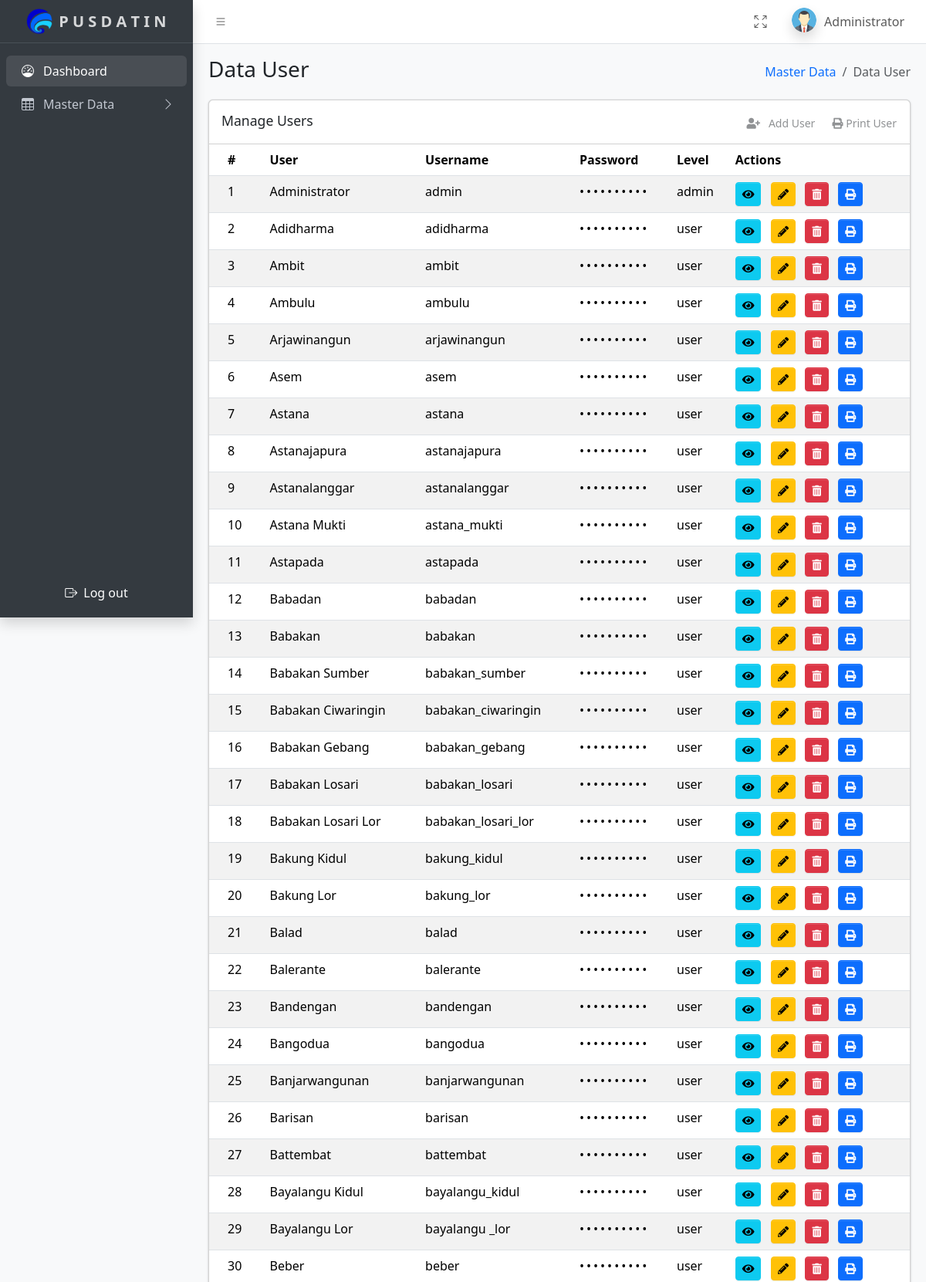
/dist/pages/tables/user.php (signed in, upper part), run on the app's committed database.
### tables this page shows
CREATE TABLE `users` (
  `id` int(11) NOT NULL,
  `name` varchar(50) NOT NULL,
  `username` varchar(100) NOT NULL,
  `password` varchar(255) NOT NULL,
  `level` enum('admin','user') NOT NULL
);

### dist/pages/tables/user.php (the view, shortened to what this page needs)
<?php
include_once('../../config/conn.php');
$perPage = 100;
$page = isset($_GET['page']) ? (int)$_GET['page'] : 1;
$offset = ($page - 1) * $perPage;
$query = "SELECT * FROM users LIMIT $perPage OFFSET $offset";
$result = $conn->query($query);
if ($result->num_rows > 0) {
    $users = [];
    while ($row = $result->fetch_assoc()) {
        $users[] = $row;
    }
} else {
    $users = [];
}
?>
<!DOCTYPE html>
<html lang="en">
<head>
    <link rel="stylesheet" href="https://cdn.jsdelivr.net/npm/@fontsource/source-sans-3@5.0.12/index.css">
    <link rel="stylesheet" href="https://cdn.jsdelivr.net/npm/overlayscrollbars@2.3.0/styles/overlayscrollbars.min.css">
    <link rel="stylesheet" href="https://cdn.jsdelivr.net/npm/bootstrap-icons@1.11.0/font/bootstrap-icons.min.css">
    <link rel="stylesheet" href="../../../dist/css/adminlte.css">
    <link rel="stylesheet" href="../../plugins/fontawesome-free/css/all.min.css">
    <link rel="stylesheet" href="../../plugins/daterangepicker/daterangepicker.css">
    <link rel="stylesheet" href="../../plugins/icheck-bootstrap/icheck-bootstrap.min.css">
    <link rel="stylesheet" href="../../plugins/bootstrap-colorpicker/css/bootstrap-colorpicker.min.css">
    <link rel="stylesheet" href="../../plugins/tempusdominus-bootstrap-4/css/tempusdominus-bootstrap-4.min.css">
    <link rel="stylesheet" href="../../plugins/select2/css/select2.min.css">
    <link rel="stylesheet" href="../../plugins/select2-bootstrap4-theme/select2-bootstrap4.min.css">
    <link rel="stylesheet" href="../../plugins/bootstrap4-duallistbox/bootstrap-duallistbox.min.css">
    <link rel="stylesheet" href="../../plugins/bs-stepper/css/bs-stepper.min.css">
    <link rel="stylesheet" href="../../plugins/dropzone/min/dropzone.min.css">
    <link rel="stylesheet" href="https://cdnjs.cloudflare.com/ajax/libs/animate.css/4.1.1/animate.min.css">
</head>
<body class="layout-fixed sidebar-expand-lg bg-body-tertiary">
    <div class="app-wrapper">
        <?php include('../../components/navbar.php'); ?>
        <?php include('../../components/sidebar.php'); ?>
        <main class="app-main">
            <div class="app-content-header">
                <div class="container-fluid">
                    <div class="row">
                        <div class="col-sm-6">
                            <h3 class="mb-0">Data User</h3>
                        </div>
                        <div class="col-sm-6">
                            <ol class="breadcrumb float-sm-end">
                                <li class="breadcrumb-item"><a href="#">Master Data</a></li>
                                <li class="breadcrumb-item active" aria-current="page">
                                    Data User
                                </li>
                            </ol>
                        </div>
                    </div>
                </div>
            </div>
            <div class="app-content">
                <div class="container-fluid">
                    <div class="card">
                        <div class="card-header">
                            <h3 class="card-title">Manage Users</h3>
                            <div class="card-tools">
                                <button type="button" class="btn btn-tool" data-card-widget="collapse" title="Collapse" data-bs-toggle="modal" data-bs-target="#addUserModal">
                                    <i class="fas fa-user-plus"></i> &nbsp; Add User
                                </button>
                                <button type="button" class="btn btn-tool" data-bs-toggle="modal" data-bs-target="#printAllModal">
                                    <i class="fas fa-print"></i> Print User
                                </button>
                            </div>
                        </div>
                        <div class="card-body p-0" style="overflow-x: auto;">
                            <table class="table table-striped" style="table-layout: auto; width: 100%;">
                                <thead>
                                    <tr style="white-space: nowrap;">
                                        <th>
                                            #
                                        </th>
                                        <th>
                                            User
                                        </th>
                                        <th>
                                            Username
                                        </th>
                                        <th>
                                            Password
                                        </th>
                                        <th>
                                            Level
                                        </th>
                                        <th>
                                            Actions
                                        </th>
                                    </tr>
                                </thead>
                                <tbody>
                                    <?php if (!empty($users)): ?>
                                        <?php foreach ($users as $index => $user): ?>
                                            <tr>
                                                <td><?= $index + 1 ?></td>
                                                <td><?= htmlspecialchars($user['name']) ?></td>
                                                <td><?= htmlspecialchars($user['username']) ?></td>
                                                <td>
                                                    <span style="letter-spacing: 3px;">
                                                        <?= str_repeat('•', min(strlen($user['password']), 10)) ?>
                                                    </span>
                                                </td>
                                                <td><?= htmlspecialchars($user['level']) ?></td>
                                                <td>
                                                    <a class="btn btn-info btn-sm" href="#" data-bs-toggle="modal" data-bs-target="#viewUserModal"
                                                        onclick="viewUser('<?= htmlspecialchars($user['name']) ?>', '<?= htmlspecialchars($user['username']) ?>', '<?= htmlspecialchars($user['password']) ?>', '<?= htmlspecialchars($user['level']) ?>')">
                                                        <i class="fas fa-eye"></i>
                                                    </a>
                                                    <a class="btn btn-warning btn-sm" href="#" data-bs-toggle="modal" data-bs-target="#editUserModal"
                                                        onclick="editUser(<?= $user['id'] ?>, '<?= htmlspecialchars($user['name']) ?>', '<?= htmlspecialchars($user['username']) ?>', '<?= htmlspecialchars($user['password']) ?>', '<?= htmlspecialchars($user['level']) ?>')">
                                                        <i class="fas fa-pencil-alt"></i>
                                                    </a>
                                                    <a class="btn btn-danger btn-sm" href="#" data-bs-toggle="modal" data-bs-target="#deleteUserModal"
                                                        onclick="setDeleteUserId(<?= $user['id'] ?>)">
                                                        <i class="fas fa-trash-alt"></i>
                                                    </a>
                                                    <button class="btn btn-primary btn-sm" data-bs-toggle="modal" data-bs-target="#printUserModal"
                                                        onclick="loadUserData('<?= htmlspecialchars($user['name']) ?>', '<?= htmlspecialchars($user['username']) ?>', '<?= htmlspecialchars($user['password']) ?>', '<?= htmlspecialchars($user['level']) ?>')">
                                                        <i class="fas fa-print"></i>
                                                    </button>
                                                </td>
                                            </tr>
                                        <?php endforeach; ?>
                                    <?php else: ?>
                                        tr>
                                        <td colspan="5" class="text-center">Tidak ada data</td>
                                        </tr>
                                    <?php endif; ?>
                                </tbody>
                            </table>
                        </div>
                    </div>
                </div>
            </div>
        </main>
    </div>
    <link href="https://cdn.jsdelivr.net/npm/select2@4.1.0/dist/css/select2.min.css" rel="stylesheet" />
    <link href="https://cdn.jsdelivr.net/npm/@ttskch/select2-bootstrap4-theme@1.5.2/dist/select2-bootstrap4.min.css" rel="stylesheet" />
</body>
</html>

### data on the page
users: name "Administrator", username "admin", password "••••••••••", level "admin"
users: name "Adidharma", username "adidharma", password "••••••••••", level "user"
users: name "Ambit", username "ambit", password "••••••••••", level "user"
users: name "Ambulu", username "ambulu", password "••••••••••", level "user"
users: name "Arjawinangun", username "arjawinangun", password "••••••••••", level "user"
users: name "Asem", username "asem", password "••••••••••", level "user"
users: name "Astana", username "astana", password "••••••••••", level "user"
users: name "Astanajapura", username "astanajapura", password "••••••••••", level "user"
users: name "Astanalanggar", username "astanalanggar", password "••••••••••", level "user"
users: name "Astana Mukti", username "astana_mukti", password "••••••••••", level "user"
users: name "Astapada", username "astapada", password "••••••••••", level "user"
users: name "Babadan", username "babadan", password "••••••••••", level "user"
users: name "Babakan", username "babakan", password "••••••••••", level "user"
users: name "Babakan Sumber", username "babakan_sumber", password "••••••••••", level "user"
users: name "Babakan Ciwaringin", username "babakan_ciwaringin", password "••••••••••", level "user"
users: name "Babakan Gebang", username "babakan_gebang", password "••••••••••", level "user"
users: name "Babakan Losari", username "babakan_losari", password "••••••••••", level "user"
users: name "Babakan Losari Lor", username "babakan_losari_lor", password "••••••••••", level "user"
users: name "Bakung Kidul", username "bakung_kidul", password "••••••••••", level "user"
users: name "Bakung Lor", username "bakung_lor", password "••••••••••", level "user"
users: name "Balad", username "balad", password "••••••••••", level "user"
users: name "Balerante", username "balerante", password "••••••••••", level "user"
users: name "Bandengan", username "bandengan", password "••••••••••", level "user"
users: name "Bangodua", username "bangodua", password "••••••••••", level "user"
users: name "Banjarwangunan", username "banjarwangunan", password "••••••••••", level "user"
users: name "Barisan", username "barisan", password "••••••••••", level "user"
users: name "Battembat", username "battembat", password "••••••••••", level "user"
users: name "Bayalangu Kidul", username "bayalangu_kidul", password "••••••••••", level "user"
users: name "Bayalangu Lor", username "bayalangu _lor", password "••••••••••", level "user"
users: name "Beber", username "beber", password "••••••••••", level "user"

### other printed values
$name "Administrator"
